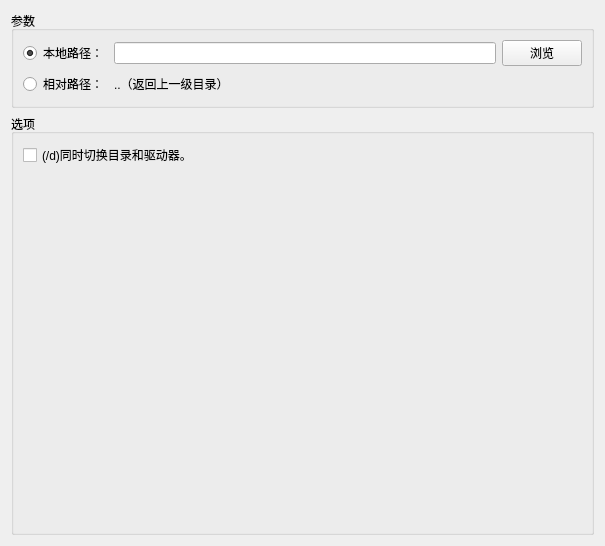
<?xml version="1.0" encoding="UTF-8"?>
<ui version="4.0">
 <class>CdCmdEditor</class>
 <widget class="QWidget" name="CdCmdEditor">
  <property name="geometry">
   <rect>
    <x>0</x>
    <y>0</y>
    <width>605</width>
    <height>546</height>
   </rect>
  </property>
  <property name="windowTitle">
   <string>Form</string>
  </property>
  <layout class="QVBoxLayout" name="verticalLayout">
   <item>
    <widget class="QGroupBox" name="groupBox">
     <property name="title">
      <string>参数</string>
     </property>
     <layout class="QVBoxLayout" name="verticalLayout_2">
      <item>
       <layout class="QGridLayout" name="gridLayout">
        <item row="0" column="0">
         <widget class="QRadioButton" name="rbtn_localDirpath">
          <property name="text">
           <string>本地路径：</string>
          </property>
          <property name="checked">
           <bool>true</bool>
          </property>
         </widget>
        </item>
        <item row="1" column="0">
         <widget class="QRadioButton" name="rbtn_relativePath">
          <property name="text">
           <string>相对路径：</string>
          </property>
         </widget>
        </item>
        <item row="1" column="1">
         <widget class="QWidget" name="widget_relativePath" native="true">
          <property name="enabled">
           <bool>true</bool>
          </property>
          <layout class="QVBoxLayout" name="verticalLayout_4">
           <property name="leftMargin">
            <number>0</number>
           </property>
           <property name="topMargin">
            <number>0</number>
           </property>
           <property name="rightMargin">
            <number>0</number>
           </property>
           <property name="bottomMargin">
            <number>0</number>
           </property>
           <item>
            <widget class="QLabel" name="label">
             <property name="enabled">
              <bool>true</bool>
             </property>
             <property name="text">
              <string>..（返回上一级目录）</string>
             </property>
            </widget>
           </item>
          </layout>
         </widget>
        </item>
        <item row="0" column="1">
         <widget class="QWidget" name="widget_localDirpath" native="true">
          <layout class="QVBoxLayout" name="verticalLayout_5">
           <property name="leftMargin">
            <number>0</number>
           </property>
           <property name="topMargin">
            <number>0</number>
           </property>
           <property name="rightMargin">
            <number>0</number>
           </property>
           <property name="bottomMargin">
            <number>0</number>
           </property>
           <item>
            <layout class="QHBoxLayout" name="horizontalLayout">
             <item>
              <widget class="QLineEdit" name="lineEdit_localDirfilepath"/>
             </item>
             <item>
              <widget class="QPushButton" name="pushButton_selectpath">
               <property name="text">
                <string>浏览</string>
               </property>
              </widget>
             </item>
            </layout>
           </item>
          </layout>
         </widget>
        </item>
       </layout>
      </item>
     </layout>
    </widget>
   </item>
   <item>
    <widget class="QGroupBox" name="groupBox_2">
     <property name="title">
      <string>选项</string>
     </property>
     <layout class="QVBoxLayout" name="verticalLayout_3">
      <item>
       <layout class="QGridLayout" name="gridLayout_2">
        <item row="0" column="0">
         <widget class="QCheckBox" name="checkBox_option_d">
          <property name="toolTip">
           <string>/d</string>
          </property>
          <property name="text">
           <string>(/d)同时切换目录和驱动器。</string>
          </property>
         </widget>
        </item>
       </layout>
      </item>
      <item>
       <spacer name="verticalSpacer">
        <property name="orientation">
         <enum>Qt::Vertical</enum>
        </property>
        <property name="sizeHint" stdset="0">
         <size>
          <width>20</width>
          <height>40</height>
         </size>
        </property>
       </spacer>
      </item>
     </layout>
    </widget>
   </item>
  </layout>
 </widget>
 <resources/>
 <connections/>
</ui>
